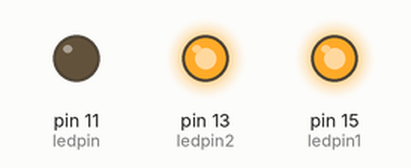
A program run on a simulated Raspberry Pi (header pin numbers). Parts: output pins drawn as LEDs (lit = HIGH).

Above: at 0.2 s.
At 0.75 s:
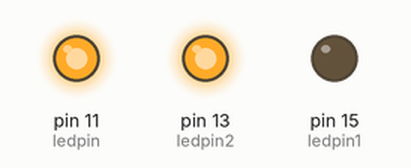
At 1.2 s:
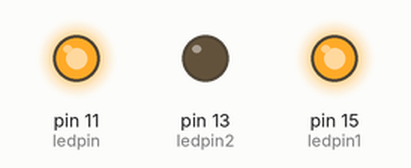
At 3.05 s:
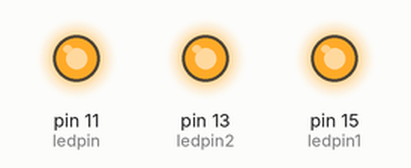
Timing chart, 0 to 3.7 s (numbered marks = the images above):
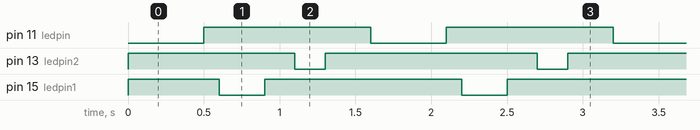

The program:

01led.py
```python
import RPi.GPIO as GPIO
import time

ledpin = 11
ledpin1 = 15
ledpin2 = 13

GPIO.setmode(GPIO.BOARD)
GPIO.setup(ledpin, GPIO.OUT)
GPIO.output(ledpin, GPIO.HIGH)
GPIO.setup(ledpin1, GPIO.OUT)
GPIO.output(ledpin1, GPIO.HIGH)
GPIO.setup(ledpin2, GPIO.OUT)
GPIO.output(ledpin2, GPIO.HIGH)


try:
    while True:
        GPIO.output(ledpin, GPIO.LOW)
        time.sleep(0.5)
        GPIO.output(ledpin, GPIO.HIGH)
        time.sleep(0.1)
        GPIO.output(ledpin1, GPIO.LOW)
        time.sleep(0.3)
        GPIO.output(ledpin1, GPIO.HIGH)
        time.sleep(0.2)
        GPIO.output(ledpin2, GPIO.LOW)
        time.sleep(0.2)
        GPIO.output(ledpin2, GPIO.HIGH)
        time.sleep(0.3)

except KeyboardInterrupt:
    GPIO.output(ledpin, GPIO.HIGH)
    GPIO.output(ledpin1, GPIO.HIGH)
    GPIO.output(ledpin2, GPIO.HIGH)
    GPIO.cleanup()
```

Measured:
- by itself, pin 11 (ledpin): alternates HIGH for 1.1 s and LOW for 0.50 s
- by itself, pin 13 (ledpin2): alternates HIGH for 1.4 s and LOW for 0.20 s
- by itself, pin 15 (ledpin1): alternates HIGH for 1.3 s and LOW for 0.30 s
